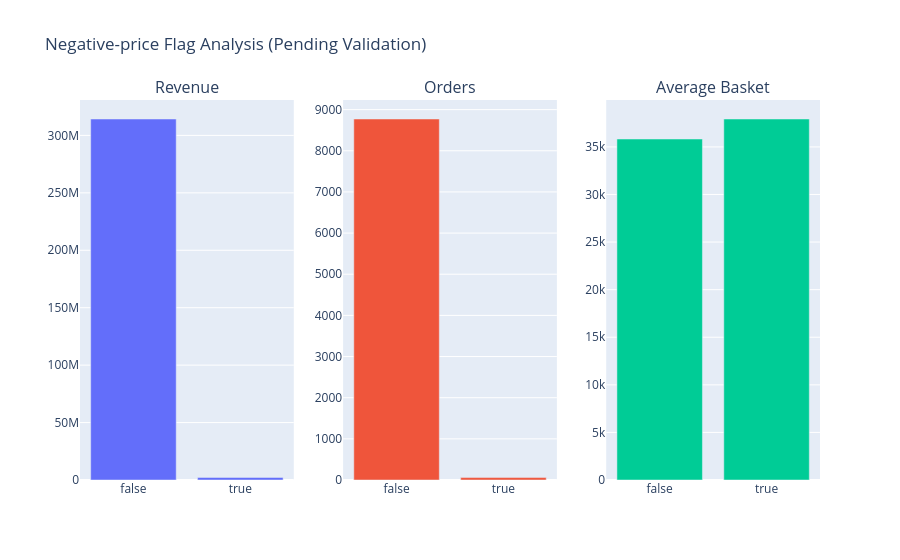

Notebook cell for this chart:
### Code cell
impact = negative_price_flag_performance(clean_transactions, valid_sales)
fig = make_subplots(
    rows=1, cols=3,
    subplot_titles=("Revenue", "Orders", "Average Basket")
)

fig.add_trace(
    go.Bar(x=impact["order_has_negative_price"], y=impact["Total_Revenue"], name="Revenue"),
    row=1, col=1
)
fig.add_trace(
    go.Bar(x=impact["order_has_negative_price"], y=impact["Total_Orders"], name="Orders"),
    row=1, col=2
)
fig.add_trace(
    go.Bar(x=impact["order_has_negative_price"], y=impact["Average_Order_Value"], name="Average Basket"),
    row=1, col=3
)

fig.update_layout(title_text="Negative-price Flag Analysis (Pending Validation)", showlegend=False)
fig.show()

### Figure 1 — Plotly figure (JSON) as saved in the notebook; plotly's stock layout.template omitted (floating-point values rounded to 4 significant figures)
{"data": [{"name": "Revenue", "type": "bar", "x": [false, true], "xaxis": "x", "y": [314300000.0, 2238000.0], "yaxis": "y"}, {"name": "Orders", "type": "bar", "x": [false, true], "xaxis": "x2", "y": [8772, 59], "yaxis": "y2"}, {"name": "Average Basket", "type": "bar", "x": [false, true], "xaxis": "x3", "y": [35830.0, 37930.0], "yaxis": "y3"}], "layout": {"annotations": [{"font": {"size": 16}, "showarrow": false, "text": "Revenue", "x": 0.1444, "xanchor": "center", "xref": "paper", "y": 1, "yanchor": "bottom", "yref": "paper"}, {"font": {"size": 16}, "showarrow": false, "text": "Orders", "x": 0.5, "xanchor": "center", "xref": "paper", "y": 1, "yanchor": "bottom", "yref": "paper"}, {"font": {"size": 16}, "showarrow": false, "text": "Average Basket", "x": 0.8556, "xanchor": "center", "xref": "paper", "y": 1, "yanchor": "bottom", "yref": "paper"}], "showlegend": false, "title": {"text": "Negative-price Flag Analysis (Pending Validation)"}, "xaxis": {"anchor": "y", "domain": [0, 0.2889]}, "xaxis2": {"anchor": "y2", "domain": [0.3556, 0.6444]}, "xaxis3": {"anchor": "y3", "domain": [0.7111, 1]}, "yaxis": {"anchor": "x", "domain": [0, 1]}, "yaxis2": {"anchor": "x2", "domain": [0, 1]}, "yaxis3": {"anchor": "x3", "domain": [0, 1]}}}
